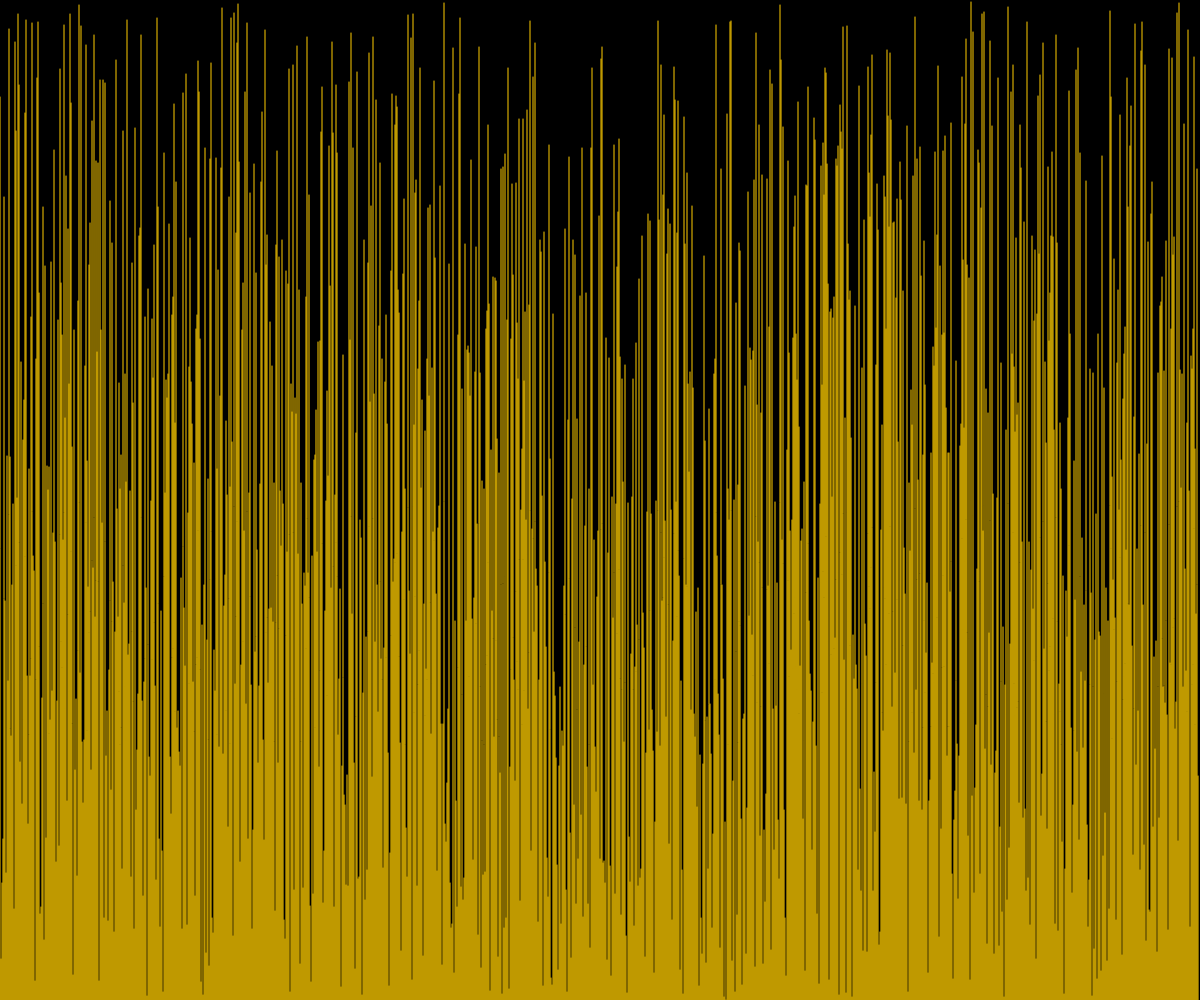
Frame 1 (no input)
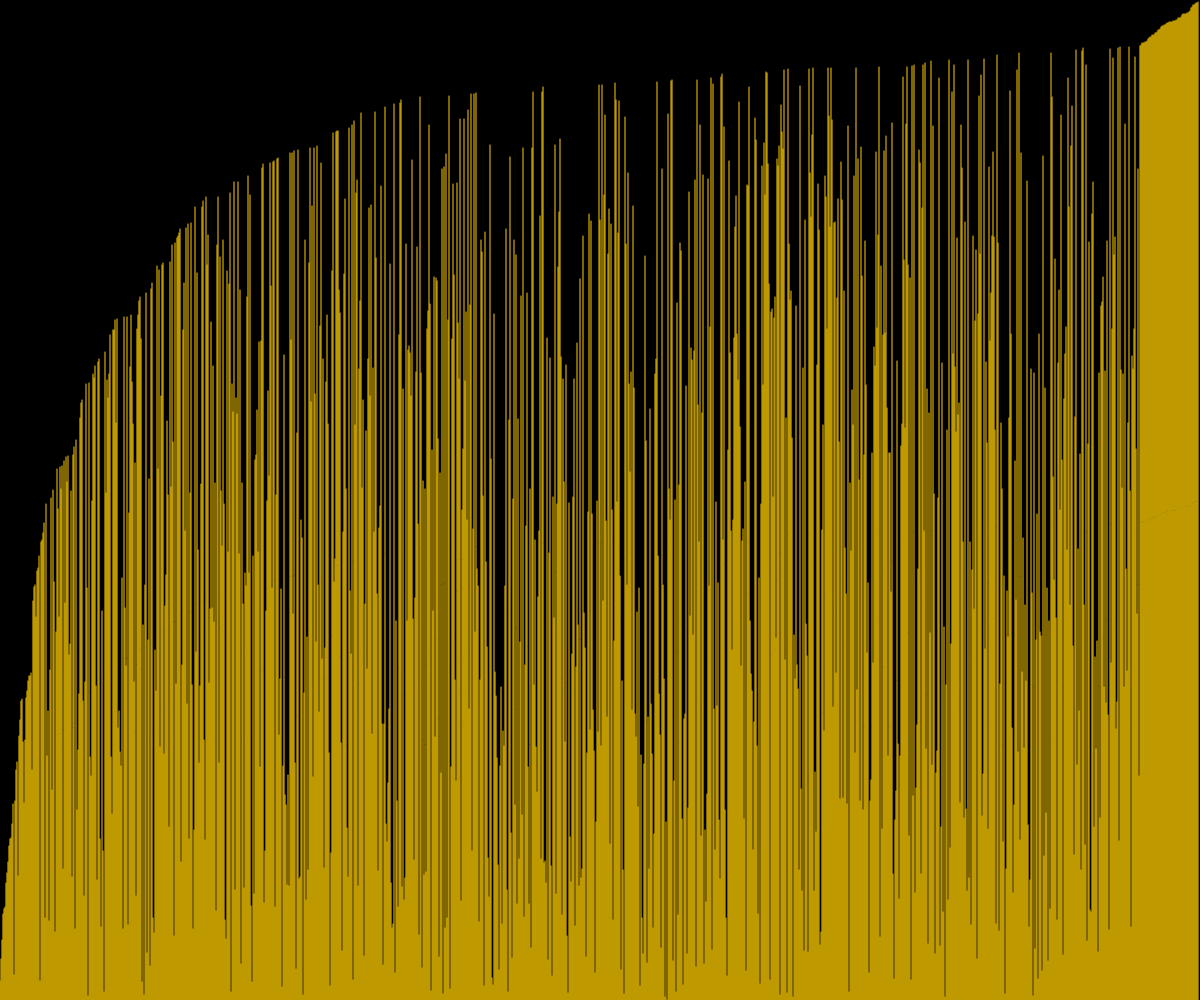
Frame 60 (no input)
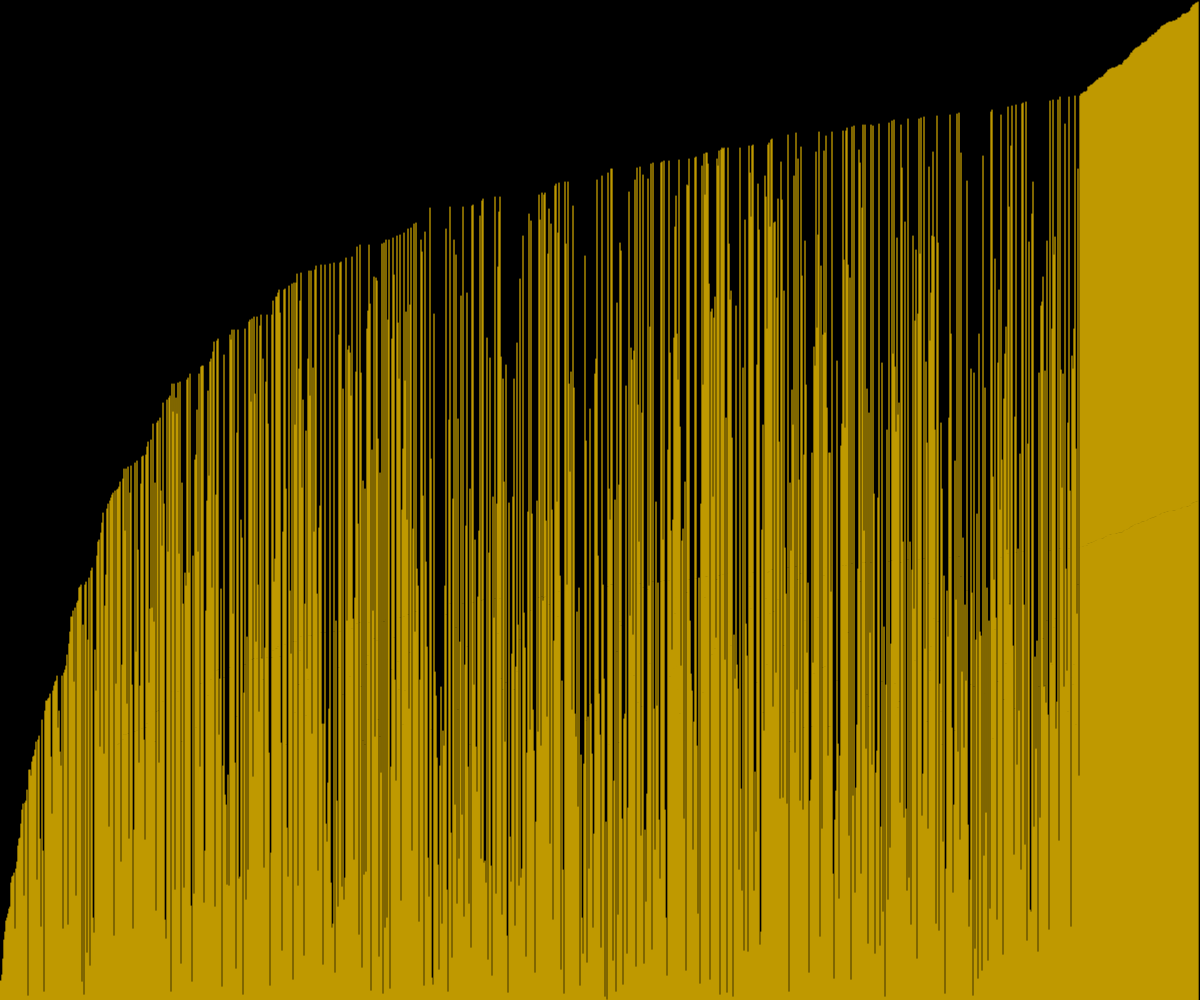
Frame 120 (the mouse pressed at the canvas centre since frame 60)

The p5.js sketch that drew these frames (run headless with seeded random() and noise() and a simulated clock; from frame 60 on, the mouse is pressed at the canvas centre):

// p5.js sketch
// ── sketch.js
let values;
let n,i = 0;
var _height,_width,_body,_html;

function setup() {
   _body = document.body;
   _html = document.documentElement;

   _height = Math.max( _body.scrollHeight, _body.offsetHeight, 
                       _html.clientHeight, _html.scrollHeight, _html.offsetHeight );
  
   _width = Math.max( _body.scrollWidth, _body.offsetWidth, 
                       _html.clientWidth, _html.scrollWidth, _html.offsetWidth );  

  createCanvas(_width,_height);
  
  values = new Array(_width);
  for(let i = 0; i < values.length; i++){
    values[i] = randomInteger(0,_height);
  }
  n = values.length;
}

function draw() {
  background(0);
  
  if(i<n){

            for (let j = 0; j < n - i - 1; j++){
                if (values[j] > values[j + 1]) {
                    // swap temp and arr[i]
                    let temp = values[j];
                    values[j] = values[j + 1];
                    values[j + 1] = temp;
                  
                    
                }}
  }
  
  else{
    noLoop();
  }
  i++;
    for (let i = 0; i < n - 1; i++){
                     stroke(255, 204, 0);
                  
                    line(i,_height,i,_height-values[i]);
    }
}
  
  function randomInteger(min, max) {
  return Math.floor(Math.random() * (max - min + 1)) + min;
}
